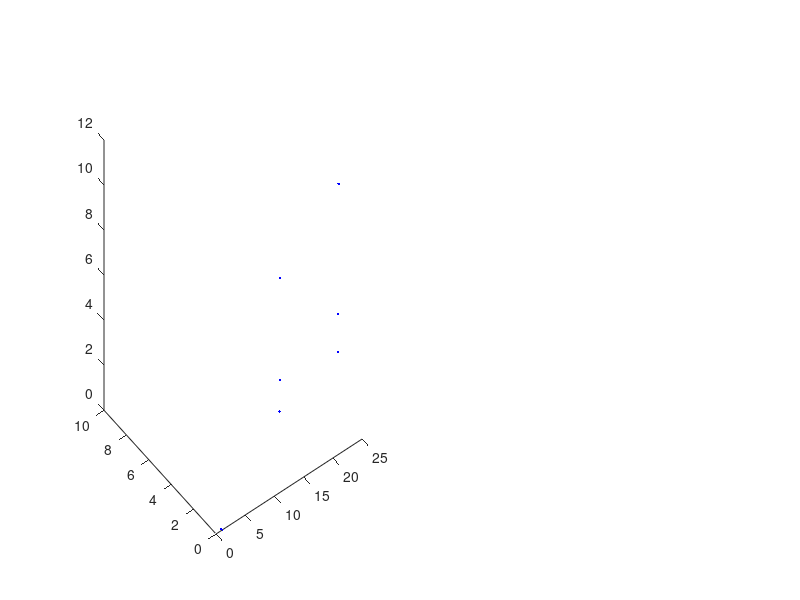

This chart was generated by the following MATLAB code: (Note: this script raises an error after producing the figure.)
clc; 
clear all; 
close all;
x_test = [3 11 15 19];
y_test = [0.04 0.05 0.02 0.06];
z_real = [2.6 4.4 7.7 5];


x = [1 11 21];
y = [0.01 0.04 0.07];
z = [0 0 0; 9.5 4.95 3.55; 12 6.2 4.5]';
[X, Y] = meshgrid(x, y);
xx=x(1):0.8:x(end);
yy=y(1):0.002:y(end);
[XX,YY]=meshgrid(xx,yy);
xp=reshape(X,1,[]);
yp=reshape(Y,1,[]);
zp=reshape(z,1,[]);
d=length(xp);
Z=[ones(1,d); xp; yp; xp.*yp; xp.^2; yp.^2];
C=zp*Z'*inv(Z*Z');
F2 = @(a, b) C(1) + C(2)*a + C(3)*b + C(4)*a.*b + C(5)*a.^2 + C(6)*b.^2;
z_test = F2(x_test, y_test)
mse = mean((z_real-z_test).^2);
disp(mse)
subplot(1, 2, 1);
plot3(X,Y,z,'.b', MarkerSize=10);
title('a) F1 w = c1 + c2*x + c3*y 9 samples MSE = ', num2str(mse));
hold on
W = F2(XX,YY);
mesh(XX,YY,W);

x = 1:4:21;
y = 0.01:0.01:0.07;
z = [0 0 0 0 0 0 0; 6.3 4.6 3.85 3.3 3 2.8 2.3; 8.7 6.25 5.15 4.5 4 3.8 3.2; 10.05 7.3 6 5.25 4.8 4.4 3.85; 11.2 8 6.7 5.8 5.3 5.2 4.5; 12 8.65 7.1 6.2 5.6 5.2 4.5]';
[X, Y] = meshgrid(x, y);
xx=x(1):0.8:x(end);
yy=y(1):0.002:y(end);
[XX,YY]=meshgrid(xx,yy);
xp=reshape(X,1,[]);
yp=reshape(Y,1,[]);
zp=reshape(z,1,[]);
d=length(xp);
Z=[ones(1,d); xp; yp; xp.*yp; xp.^2; yp.^2];
C=zp*Z'*inv(Z*Z');
F2 = @(a, b) C(1) + C(2)*a + C(3)*b + C(4)*a.*b + C(5)*a.^2 + C(6)*b.^2;
z_test = F2(x_test, y_test)
mse = mean((z_real-z_test).^2);
disp(mse)
subplot(1, 2, 2);
plot3(X,Y,z,'.b', MarkerSize=10);
title('b) F2 w = c1 + c2*x + c3*y 42 samples MSE = ', num2str(mse));
hold on
W = F2(XX,YY);
mesh(XX,YY,W);
